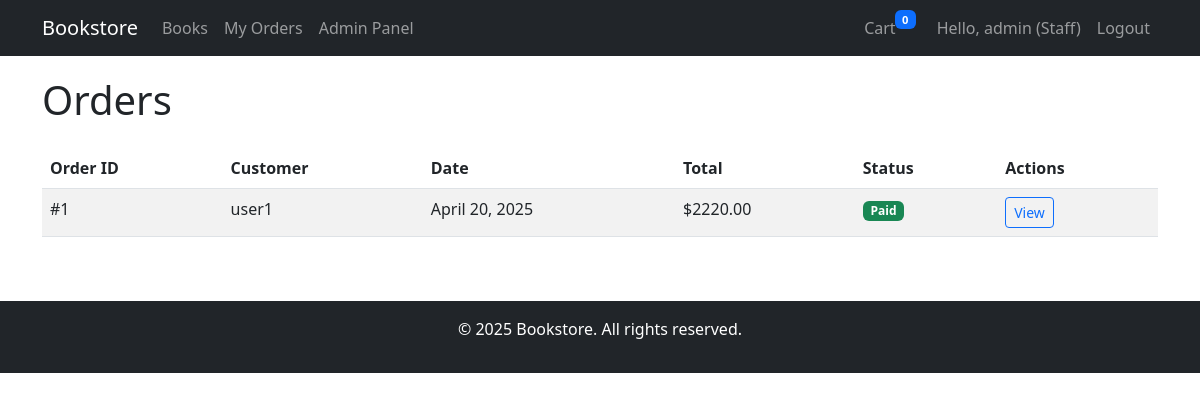
Page /admin_panel/orders/ (signed in) on the committed database.
### orders/models.py (models this page shows, shortened)
class Order(models.Model):
    STATUS_CHOICES = (
        ('pending', 'Pending'),
        ('paid', 'Paid'),
        ('shipped', 'Shipped'),
        ('delivered', 'Delivered'),
        ('cancelled', 'Cancelled'),
    )
    user = models.ForeignKey(User, on_delete=models.CASCADE, related_name='orders')
    total_price = models.DecimalField(max_digits=10, decimal_places=2)
    status = models.CharField(max_length=20, choices=STATUS_CHOICES, default='pending')
    created_at = models.DateTimeField(auto_now_add=True)
    updated_at = models.DateTimeField(auto_now=True)

### admin_panel/views.py (the view)
# urls.py: path('orders/', views.OrderListAdminView.as_view(), name='order_list'),
class OrderListAdminView(AdminRequiredMixin, ListView):
    model = Order
    template_name = 'admin_panel/order_list.html'
    context_object_name = 'orders'
    paginate_by = 10
    def get_queryset(self):
        return Order.objects.all().order_by('-created_at')

### admin_panel/views.py (called while the page is built)
    def test_func(self):
        return self.request.user.is_authenticated and self.request.user.is_staff

### cart/context_processors.py (called while the page is built)
def cart_processor(request):
    cart = request.session.get('cart', {})
    cart_count = sum(item['quantity'] for item in cart.values())
    return {
        'cart_count': cart_count
    }

### templates/admin_panel/order_list.html (shortened to what this page needs)
{% extends 'base/base.html' %}
{% block content %}
<h1 class="mb-4">Orders</h1>
{% if orders %}
    <div class="table-responsive">
        <table class="table table-striped">
            <thead>
                <tr>
                    <th>Order ID</th>
                    <th>Customer</th>
                    <th>Date</th>
                    <th>Total</th>
                    <th>Status</th>
                    <th>Actions</th>
                </tr>
            </thead>
            <tbody>
                {% for order in orders %}
                <tr>
                    <td>#{{ order.id }}</td>
                    <td>{{ order.user.username }}</td>
                    <td>{{ order.created_at|date:"F j, Y" }}</td>
                    <td>${{ order.total_price }}</td>
                    <td><span class="badge bg-{% if order.status == 'paid' %}success{% elif order.status == 'pending' %}warning{% elif order.status == 'cancelled' %}danger{% else %}info{% endif %}">{{ order.status|title }}</span></td>
                    <td>
                        <a href="{% url 'admin_panel:order_detail' order.id %}" class="btn btn-sm btn-outline-primary">View</a>
                    </td>
                </tr>
                {% endfor %}
            </tbody>
        </table>
    </div>
{% else %}
    <div class="alert alert-info">No orders available.</div>
{% endif %}
{% endblock %}

### templates/base/base.html (shortened to what this page needs)
<!DOCTYPE html>
<html lang="en">
<head>
    <link href="https://cdn.jsdelivr.net/npm/bootstrap@5.3.0-alpha1/dist/css/bootstrap.min.css" rel="stylesheet">
</head>
<body>
    <nav class="navbar navbar-expand-lg navbar-dark bg-dark">
        <div class="container">
            <a class="navbar-brand" href="{% url 'books:book_list' %}">Bookstore</a>
            <div class="collapse navbar-collapse" id="navbarNav">
                <ul class="navbar-nav me-auto">
                    <li class="nav-item">
                        <a class="nav-link" href="{% url 'books:book_list' %}">Books</a>
                    </li>
                    {% if user.is_authenticated %}
                        <li class="nav-item">
                            <a class="nav-link" href="{% url 'orders:order_history' %}">My Orders</a>
                        </li>
                        {% if user.is_staff %}
                            <li class="nav-item">
                                <a class="nav-link" href="{% url 'admin_panel:dashboard' %}">Admin Panel</a>
                            </li>
                        {% endif %}
                    {% endif %}
                </ul>
                <ul class="navbar-nav">
                    {% if user.is_authenticated %}
                        <li class="nav-item">
                            <a class="nav-link" href="{% url 'cart:view_cart' %}">
                                Cart <span class="badge bg-primary cart-badge">{{ cart_count }}</span>
                            </a>
                        </li>
                        <li class="nav-item">
                            <span class="nav-link">Hello, {{ user.username }}{% if user.is_staff %} (Staff){% endif %}</span>
                        </li>
                        <li class="nav-item">
                            <a class="nav-link" href="{% url 'accounts:logout' %}">Logout</a>
                        </li>
                    {% endif %}
                </ul>
            </div>
        </div>
    </nav>
    <div class="container">
        {% block content %}{% endblock %}
    </div>
    <footer class="bg-dark text-white mt-5 py-3">
        <div class="container text-center">
            <p>&copy; {% now "Y" %} Bookstore. All rights reserved.</p>
        </div>
    </footer>
</body>
</html>

### templates/base/base.html (style rules this page uses)
.navbar { margin-bottom: 20px; }
.cart-badge { position: relative; top: -10px; right: 5px; font-size: 0.7em; }

### rows in the picture
Order: id "1", user.username "user1", created_at "April 20, 2025", total_price "2220.00", status "Paid"

### other values in the picture
{{ cart_count }} "0"
{{ user.username }} "admin"
